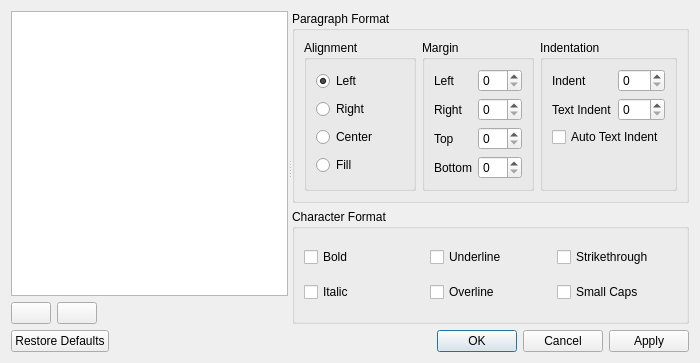
<?xml version="1.0" encoding="UTF-8"?>
<ui version="4.0">
 <class>TextFormatDialog</class>
 <widget class="QDialog" name="TextFormatDialog">
  <property name="geometry">
   <rect>
    <x>0</x>
    <y>0</y>
    <width>700</width>
    <height>363</height>
   </rect>
  </property>
  <property name="windowTitle">
   <string>Text Formats</string>
  </property>
  <property name="modal">
   <bool>true</bool>
  </property>
  <layout class="QVBoxLayout" name="verticalLayout_4">
   <item>
    <widget class="QSplitter" name="splitter">
     <property name="orientation">
      <enum>Qt::Horizontal</enum>
     </property>
     <widget class="QWidget" name="layoutWidget">
      <layout class="QVBoxLayout" name="verticalLayout_2">
       <item>
        <widget class="QListView" name="listViewFormats">
         <property name="dragEnabled">
          <bool>true</bool>
         </property>
         <property name="dragDropMode">
          <enum>QAbstractItemView::InternalMove</enum>
         </property>
         <property name="defaultDropAction">
          <enum>Qt::MoveAction</enum>
         </property>
        </widget>
       </item>
       <item>
        <layout class="QHBoxLayout" name="horizontalLayout_2">
         <item>
          <widget class="QPushButton" name="pushButtonAddFormat">
           <property name="text">
            <string/>
           </property>
           <property name="icon">
            <iconset theme="list-add">
             <normaloff>.</normaloff>.</iconset>
           </property>
          </widget>
         </item>
         <item>
          <widget class="QPushButton" name="pushButton_2">
           <property name="text">
            <string/>
           </property>
           <property name="icon">
            <iconset theme="list-remove">
             <normaloff>.</normaloff>.</iconset>
           </property>
          </widget>
         </item>
         <item>
          <spacer name="horizontalSpacer">
           <property name="orientation">
            <enum>Qt::Horizontal</enum>
           </property>
           <property name="sizeHint" stdset="0">
            <size>
             <width>40</width>
             <height>20</height>
            </size>
           </property>
          </spacer>
         </item>
        </layout>
       </item>
      </layout>
     </widget>
     <widget class="QWidget" name="layoutWidget">
      <layout class="QVBoxLayout" name="verticalLayout">
       <item>
        <widget class="QGroupBox" name="groupBoxParagraphFormat">
         <property name="title">
          <string>Paragraph Format</string>
         </property>
         <layout class="QHBoxLayout" name="horizontalLayout">
          <item>
           <widget class="QGroupBox" name="groupBoxAlignment">
            <property name="title">
             <string>Alignment</string>
            </property>
            <layout class="QVBoxLayout" name="verticalLayout_3">
             <item>
              <widget class="QRadioButton" name="radioButtonAlignLeft">
               <property name="text">
                <string>Left</string>
               </property>
               <property name="icon">
                <iconset theme="format-justify-left">
                 <normaloff>.</normaloff>.</iconset>
               </property>
               <property name="checked">
                <bool>true</bool>
               </property>
              </widget>
             </item>
             <item>
              <widget class="QRadioButton" name="radioButtonAlignRight">
               <property name="text">
                <string>Right</string>
               </property>
               <property name="icon">
                <iconset theme="format-justify-right">
                 <normaloff>.</normaloff>.</iconset>
               </property>
              </widget>
             </item>
             <item>
              <widget class="QRadioButton" name="radioButtonAlignCenter">
               <property name="text">
                <string>Center</string>
               </property>
               <property name="icon">
                <iconset theme="format-justify-center">
                 <normaloff>.</normaloff>.</iconset>
               </property>
              </widget>
             </item>
             <item>
              <widget class="QRadioButton" name="radioButtonAlignFill">
               <property name="text">
                <string>Fill</string>
               </property>
               <property name="icon">
                <iconset theme="format-justify-fill">
                 <normaloff>.</normaloff>.</iconset>
               </property>
              </widget>
             </item>
            </layout>
           </widget>
          </item>
          <item>
           <widget class="QGroupBox" name="groupBoxMargin">
            <property name="title">
             <string>Margin</string>
            </property>
            <layout class="QFormLayout" name="formLayout">
             <item row="0" column="0">
              <widget class="QLabel" name="labelLeftMargin">
               <property name="text">
                <string>Left</string>
               </property>
               <property name="buddy">
                <cstring>spinBoxLeftMargin</cstring>
               </property>
              </widget>
             </item>
             <item row="0" column="1">
              <widget class="QSpinBox" name="spinBoxLeftMargin"/>
             </item>
             <item row="1" column="0">
              <widget class="QLabel" name="labelRightMargin">
               <property name="text">
                <string>Right</string>
               </property>
               <property name="buddy">
                <cstring>spinBoxRightMargin</cstring>
               </property>
              </widget>
             </item>
             <item row="1" column="1">
              <widget class="QSpinBox" name="spinBoxRightMargin"/>
             </item>
             <item row="2" column="0">
              <widget class="QLabel" name="labelTopMargin">
               <property name="text">
                <string>Top</string>
               </property>
               <property name="buddy">
                <cstring>spinBoxTopMargin</cstring>
               </property>
              </widget>
             </item>
             <item row="2" column="1">
              <widget class="QSpinBox" name="spinBoxTopMargin"/>
             </item>
             <item row="3" column="0">
              <widget class="QLabel" name="labelBottomMargin">
               <property name="text">
                <string>Bottom</string>
               </property>
               <property name="buddy">
                <cstring>spinBoxBottomMargin</cstring>
               </property>
              </widget>
             </item>
             <item row="3" column="1">
              <widget class="QSpinBox" name="spinBoxBottomMargin"/>
             </item>
            </layout>
           </widget>
          </item>
          <item>
           <widget class="QGroupBox" name="groupBoxIndentation">
            <property name="title">
             <string>Indentation</string>
            </property>
            <layout class="QFormLayout" name="formLayout_2">
             <item row="0" column="0">
              <widget class="QLabel" name="labelIndent">
               <property name="text">
                <string>Indent</string>
               </property>
              </widget>
             </item>
             <item row="0" column="1">
              <widget class="QSpinBox" name="spinBoxIndent"/>
             </item>
             <item row="1" column="0">
              <widget class="QLabel" name="labelTextIndent">
               <property name="text">
                <string>Text Indent</string>
               </property>
              </widget>
             </item>
             <item row="1" column="1">
              <widget class="QSpinBox" name="spinBoxTextIndent"/>
             </item>
             <item row="2" column="0" colspan="2">
              <widget class="QCheckBox" name="checkBoxAutoTextIndent">
               <property name="text">
                <string>Auto Text Indent</string>
               </property>
              </widget>
             </item>
            </layout>
           </widget>
          </item>
         </layout>
        </widget>
       </item>
       <item>
        <widget class="QGroupBox" name="groupBoxCharacterFormat">
         <property name="title">
          <string>Character Format</string>
         </property>
         <layout class="QGridLayout" name="gridLayout">
          <item row="0" column="0">
           <widget class="QCheckBox" name="checkBoxBold">
            <property name="text">
             <string>Bold</string>
            </property>
            <property name="icon">
             <iconset resource="../../../resources/resources.qrc">
              <normaloff>:/icons/format-text-bold</normaloff>:/icons/format-text-bold</iconset>
            </property>
           </widget>
          </item>
          <item row="0" column="1">
           <widget class="QCheckBox" name="checkBox_3">
            <property name="text">
             <string>Underline</string>
            </property>
            <property name="icon">
             <iconset resource="../../../resources/resources.qrc">
              <normaloff>:/icons/format-text-underline</normaloff>:/icons/format-text-underline</iconset>
            </property>
           </widget>
          </item>
          <item row="0" column="2">
           <widget class="QCheckBox" name="checkBoxStrikethrough">
            <property name="text">
             <string>Strikethrough</string>
            </property>
            <property name="icon">
             <iconset resource="../../../resources/resources.qrc">
              <normaloff>:/icons/format-text-strikethrough</normaloff>:/icons/format-text-strikethrough</iconset>
            </property>
           </widget>
          </item>
          <item row="1" column="0">
           <widget class="QCheckBox" name="checkBoxItalic">
            <property name="text">
             <string>Italic</string>
            </property>
            <property name="icon">
             <iconset resource="../../../resources/resources.qrc">
              <normaloff>:/icons/format-text-italic</normaloff>:/icons/format-text-italic</iconset>
            </property>
           </widget>
          </item>
          <item row="1" column="1">
           <widget class="QCheckBox" name="checkBoxOverline">
            <property name="text">
             <string>Overline</string>
            </property>
            <property name="icon">
             <iconset resource="../../../resources/resources.qrc">
              <normaloff>:/icons/format-text-overline</normaloff>:/icons/format-text-overline</iconset>
            </property>
           </widget>
          </item>
          <item row="1" column="2">
           <widget class="QCheckBox" name="checkBoxSmallCaps">
            <property name="text">
             <string>Small Caps</string>
            </property>
            <property name="icon">
             <iconset resource="../../../resources/resources.qrc">
              <normaloff>:/icons/format-text-smallcaps</normaloff>:/icons/format-text-smallcaps</iconset>
            </property>
           </widget>
          </item>
         </layout>
        </widget>
       </item>
      </layout>
     </widget>
    </widget>
   </item>
   <item>
    <widget class="QDialogButtonBox" name="buttonBox">
     <property name="orientation">
      <enum>Qt::Horizontal</enum>
     </property>
     <property name="standardButtons">
      <set>QDialogButtonBox::Apply|QDialogButtonBox::Cancel|QDialogButtonBox::Ok|QDialogButtonBox::RestoreDefaults</set>
     </property>
    </widget>
   </item>
  </layout>
 </widget>
 <resources>
  <include location="../../../resources/resources.qrc"/>
 </resources>
 <connections>
  <connection>
   <sender>buttonBox</sender>
   <signal>accepted()</signal>
   <receiver>TextFormatDialog</receiver>
   <slot>accept()</slot>
   <hints>
    <hint type="sourcelabel">
     <x>248</x>
     <y>254</y>
    </hint>
    <hint type="destinationlabel">
     <x>157</x>
     <y>274</y>
    </hint>
   </hints>
  </connection>
  <connection>
   <sender>buttonBox</sender>
   <signal>rejected()</signal>
   <receiver>TextFormatDialog</receiver>
   <slot>reject()</slot>
   <hints>
    <hint type="sourcelabel">
     <x>316</x>
     <y>260</y>
    </hint>
    <hint type="destinationlabel">
     <x>286</x>
     <y>274</y>
    </hint>
   </hints>
  </connection>
  <connection>
   <sender>checkBoxAutoTextIndent</sender>
   <signal>clicked(bool)</signal>
   <receiver>spinBoxTextIndent</receiver>
   <slot>setDisabled(bool)</slot>
   <hints>
    <hint type="sourcelabel">
     <x>585</x>
     <y>141</y>
    </hint>
    <hint type="destinationlabel">
     <x>643</x>
     <y>112</y>
    </hint>
   </hints>
  </connection>
 </connections>
</ui>
